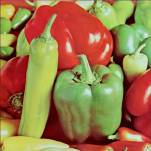
#> input picture Image_for_TeamSV/Fruit.jpg, 151 x 151 px
$ python III_3.py
#> lines starting #> are read from the running program, lines starting #| are printed output that depends on the picture
import cv2
import matplotlib.pyplot as plt

#cụm 1
# # Đọc ảnh
# image = cv2.imread('Image_for_TeamSV/femme.png', cv2.IMREAD_GRAYSCALE)

# # Tính toán histogram
# hist = cv2.calcHist([image], [0], None, [256], [0, 256])

# # Vẽ biểu đồ
# plt.figure(figsize=(10, 6))
# plt.plot(hist, color='black')
# plt.title('Histogram of Grayscale Image')
# plt.xlabel('Pixel Intensity')
# plt.ylabel('Frequency')
# plt.xlim([0, 256])
# plt.grid(True)
# plt.show()
#cụm 1

#cụm 2
# Đọc ảnh màu
image = cv2.imread('../Image_for_TeamSV/Fruit.jpg')
#> image is the input picture: shape (151, 151, 3); mean B, G, R 72.5, 120.2, 155

# Chuyển đổi không gian màu từ BGR (OpenCV sử dụng) sang RGB
image_rgb = cv2.cvtColor(image, cv2.COLOR_BGR2RGB)

# Tạo danh sách tên các kênh màu và màu tương ứng để vẽ
colors = ('r', 'g', 'b')
channels = ('Red', 'Green', 'Blue')

plt.figure(figsize=(10, 6))

# Vẽ histogram cho mỗi kênh màu
for i, color in enumerate(colors):
    hist = cv2.calcHist([image_rgb], [i], None, [256], [0, 256])
    plt.plot(hist, color=color, label=channels[i])
    plt.xlim([0, 256])

# Thêm tiêu đề và nhãn
plt.title('Histogram of Color Image')
plt.xlabel('Pixel Intensity')
plt.ylabel('Frequency')
plt.legend()
plt.grid(True)
plt.show()
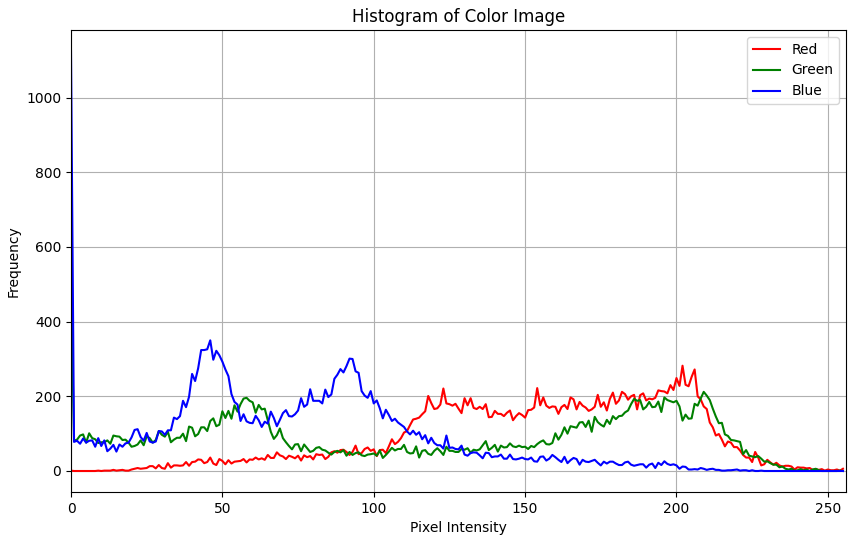
#> figure drawn by matplotlib, 1 panel; curve peaks at x = 202, y = 282; curve peaks at x = 0, y = 504; curve peaks at x = 0, y = 1125
#cụm 2

$ run again, with Image_for_TeamSV/femme.png saved as Image_for_TeamSV/Fruit.jpg
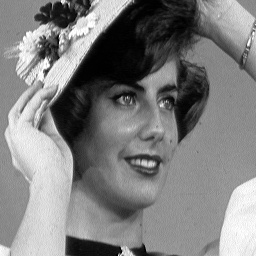
#> input picture Image_for_TeamSV/femme.png, 256 x 256 px
#> image is the input picture: shape (256, 256, 3); min 0, max 255, mean 127.2
#> `plt.show()`:
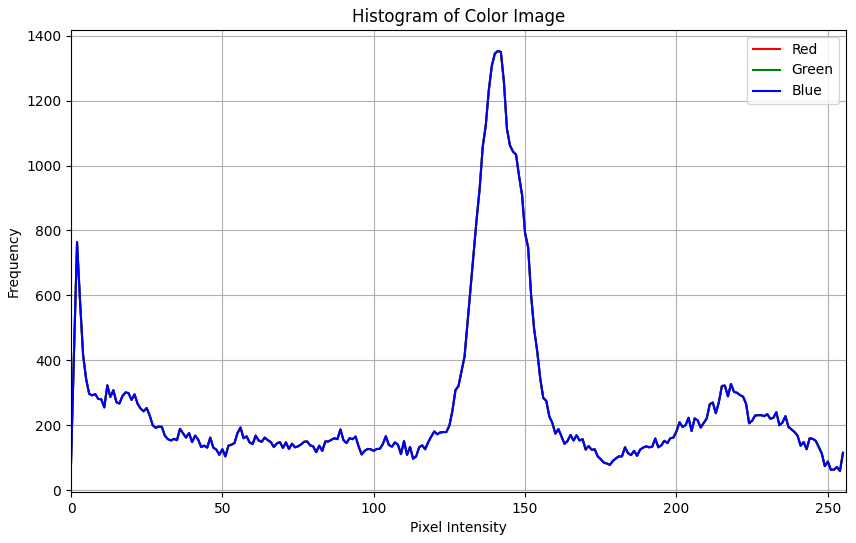
#> figure drawn by matplotlib, 1 panel; curve peaks at x = 141, y = 1353; curve peaks at x = 141, y = 1353; curve peaks at x = 141, y = 1353

$ run again, with Image_for_TeamSV/bagues-noise.jpg copied over Image_for_TeamSV/Fruit.jpg
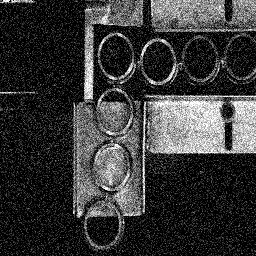
#> input picture Image_for_TeamSV/bagues-noise.jpg, 256 x 256 px
#> image is the input picture: shape (256, 256, 3); min 0, max 255, mean 56.6
#> `plt.show()`:
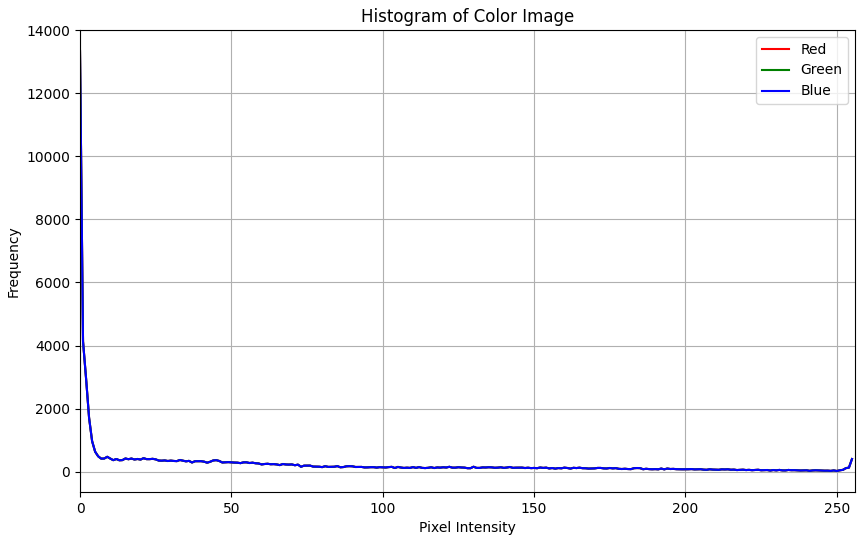
#> figure drawn by matplotlib, 1 panel; curve peaks at x = 0, y = 13335; curve peaks at x = 0, y = 13335; curve peaks at x = 0, y = 13335
